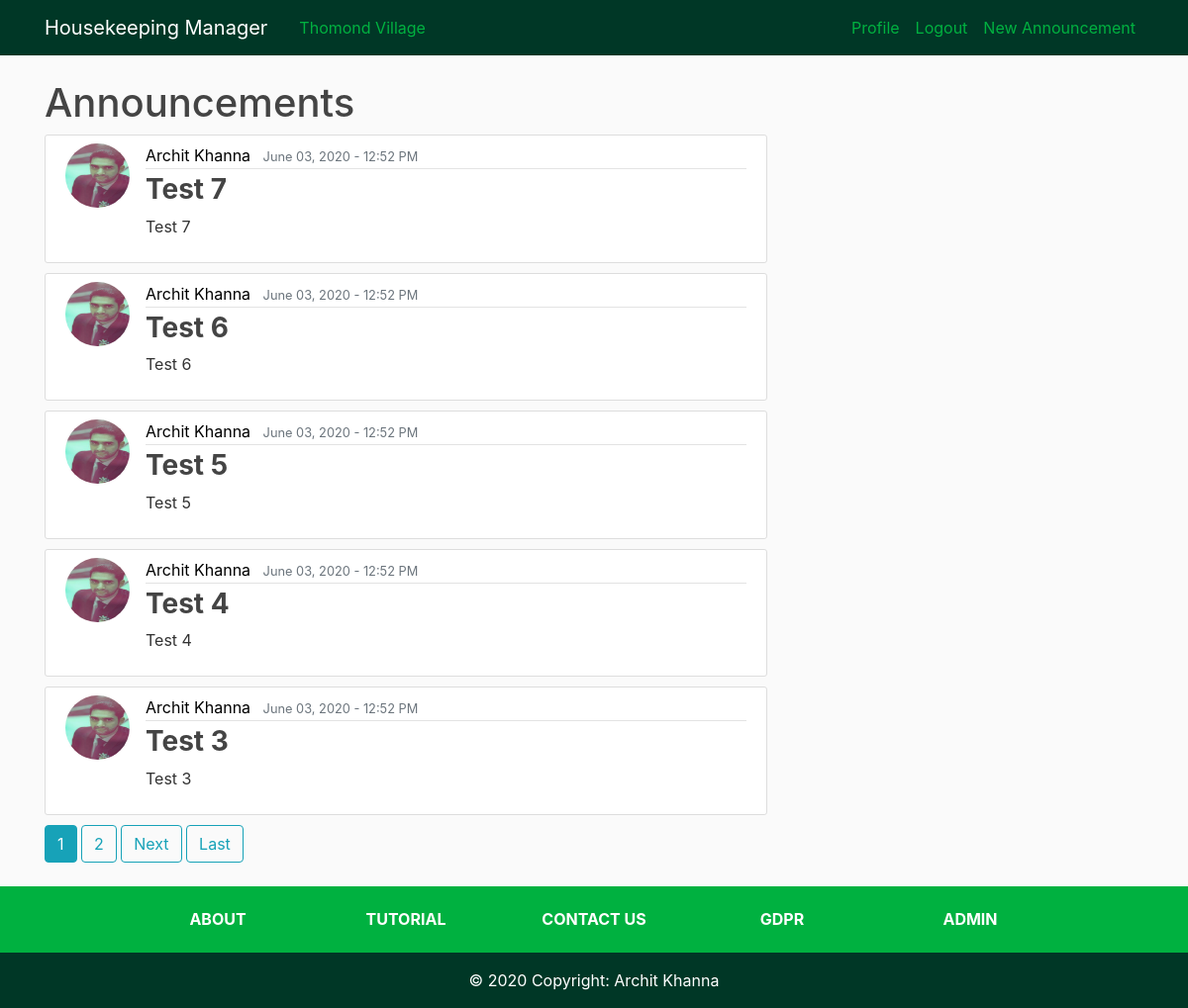
/home/ (signed in), run on an earlier commit of the app's database.
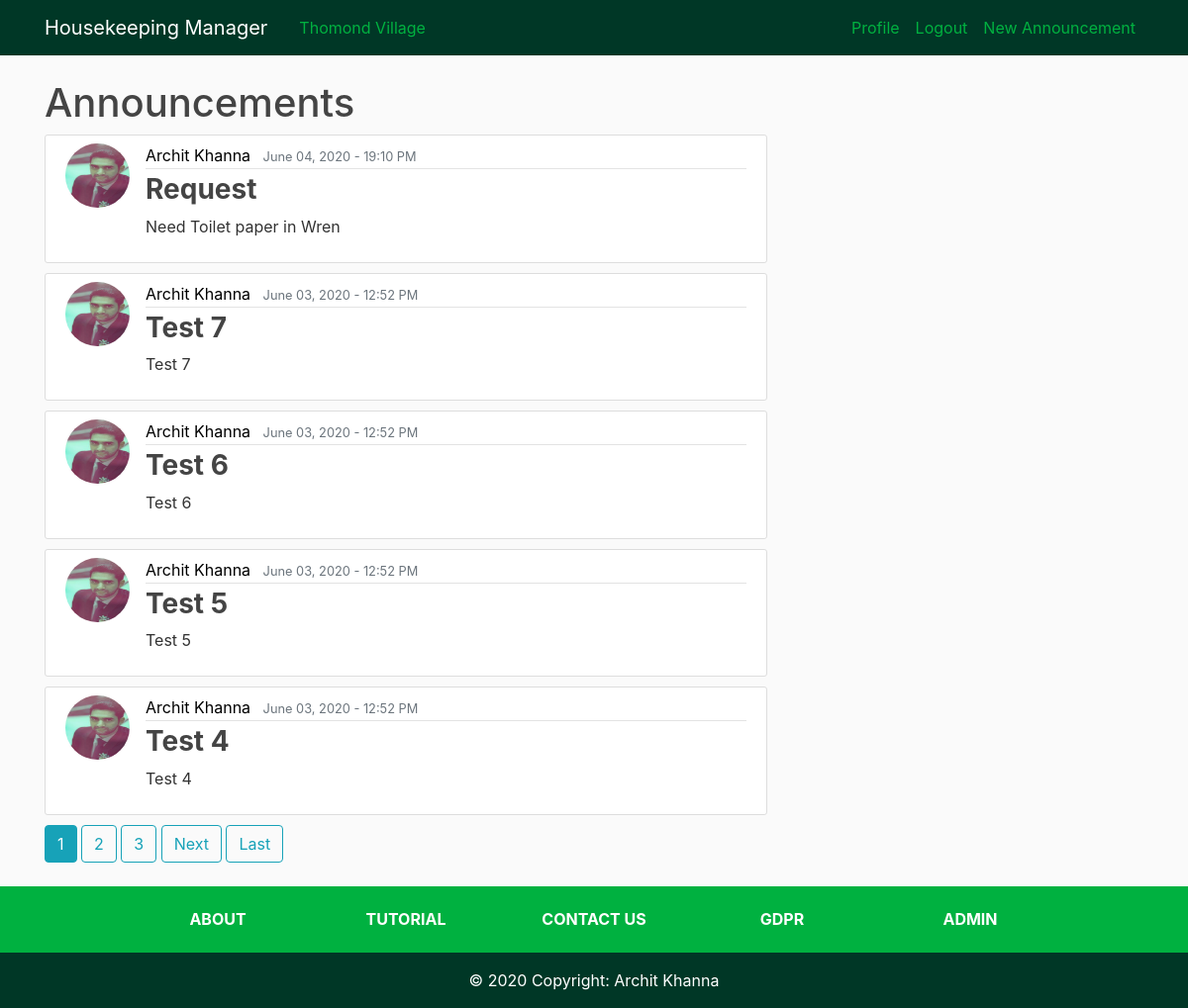
And on a later commit of the database.
### HKmanager/models.py (models this page shows, shortened)
class Announcement(models.Model):
    title = models.CharField(max_length=100)
    content = models.TextField()
    date_posted = models.DateTimeField(auto_now=True)
    author = models.ForeignKey(User, on_delete=models.DO_NOTHING)

### users/models.py (models this page shows, shortened)
class Profile(models.Model):
    user = models.OneToOneField(User, on_delete=models.CASCADE)
    mobile = PhoneNumberField(blank=False, null=False)
    image = models.ImageField(default='default.jpg', upload_to='profile_pics')
    def __str__(self):
        return f'{self.user.username} Profile'

### HKmanager/views.py (the view)
# urls.py: path('home/', AnnouncementListView.as_view(), name='hk-Home'),
class AnnouncementListView(LoginRequiredMixin, ListView):
    model = Announcement
    template_name = 'HKmanager/home.html'
    context_object_name = 'posts'
    ordering = ['-date_posted']
    paginate_by = 5

### HKmanager/templates/HKmanager/home.html (shortened to what this page needs)
{% extends "HKmanager/base.html" %}
{% block content %}
  <h1>Announcements</h1>
  {% for post in posts %}
  <article class="media content-section">
    <img class="rounded-circle article-img" src="{{ post.author.profile.image.url }}">
    <div class="media-body">
      <div class="article-metadata">
        <a class="mr-2" href="{{ post.author.profile }}">{{ post.author.first_name }} {{ post.author.last_name }}</a>
        <small class="text-muted">{{ post.date_posted|date:"F d, Y - G:i A" }}</small>
      </div>
      <h3><a class="article-title" href="{% url 'hk-announcement' post.id %}">{{ post.title }}</a></h3>
      <p class="article-content">{{ post.content }}</p>
    </div>
  </article>
  {% endfor %}
  {% if is_paginated %}
    {% for num in page_obj.paginator.page_range %}
      {% if page_obj.number == num %}
        <a class="btn btn-info mb-4" href="?page={{ num }}">{{ num }}</a>
      {% elif num > page_obj.number|add:'-3' and num < page_obj.number|add:'3' %}
        <a class="btn btn-outline-info mb-4" href="?page={{ num }}">{{ num }}</a>
      {% endif %}
    {% endfor %}
    {% if page_obj.has_next %}
      <a class="btn btn-outline-info mb-4" href="?page={{ page_obj.next_page_number }}">Next</a>
      <a class="btn btn-outline-info mb-4" href="?page={{ page_obj.pagnator.num_pages }}">Last</a>
    {% endif %}
  {% endif %}
{% endblock content %}

What changed in the data, as far as the page shows it:
no longer on this page (row unchanged): Announcement: author.profile.image (picture), author.first_name "Archit", author.last_name "Khanna", date_posted "June 03, 2020 - 12:52 PM", title "Test 3", content "Test 3"
added Announcement: author.profile.image (picture), author.first_name "Archit", author.last_name "Khanna", date_posted "June 04, 2020 - 19:10 PM", title "Request", content "Need Toilet paper in Wren"
Also different on the page:
new list line: "3"
